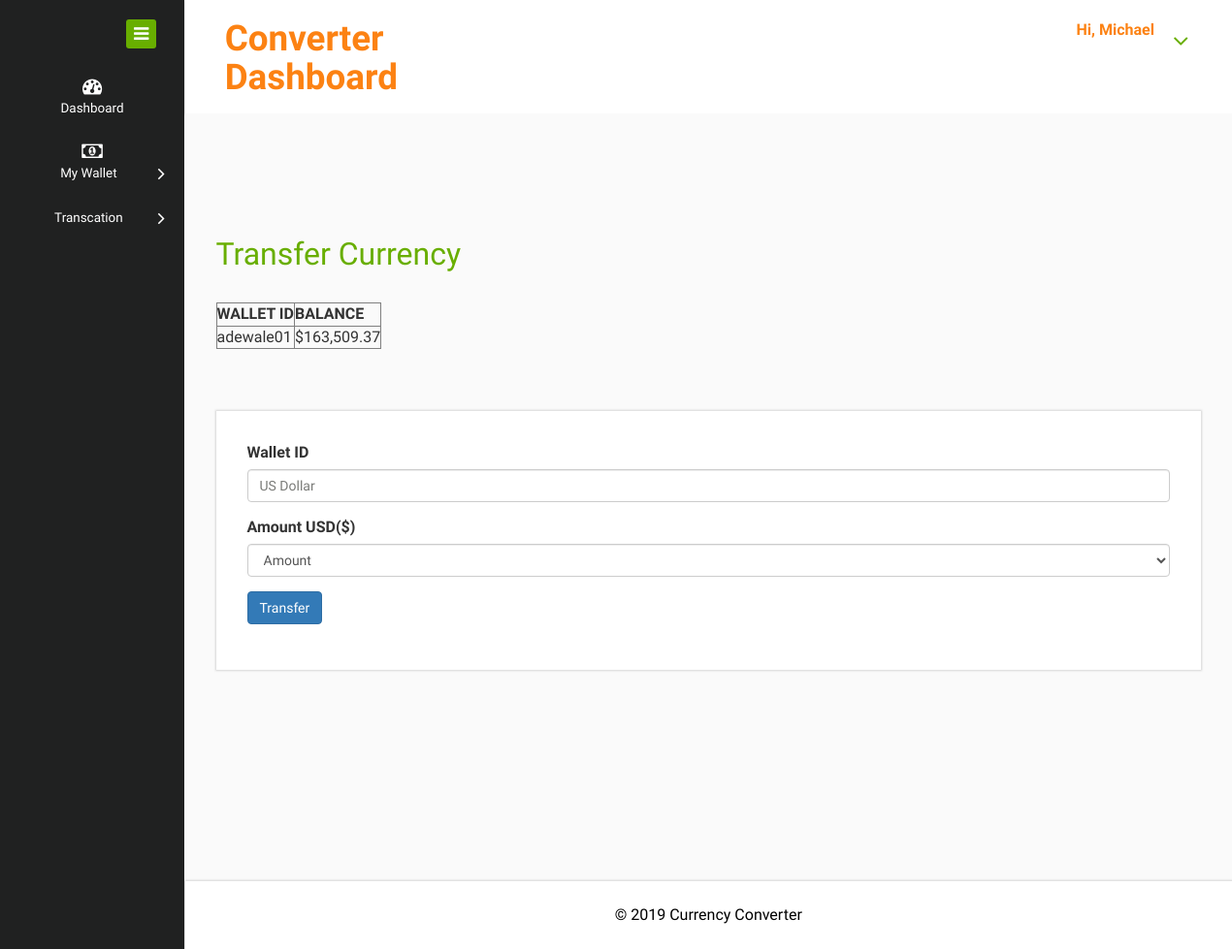
/transfer.php (signed in), run on the app's committed database.
### tables this page shows
CREATE TABLE `user` (
  `id` int(11) NOT NULL,
  `fname` text NOT NULL,
  `lname` text NOT NULL,
  `Email` text NOT NULL,
  `Mobile` text NOT NULL,
  `password` text NOT NULL,
  `address` text NOT NULL,
  `state` text NOT NULL,
  `wallet` double NOT NULL,
  `wallet_id` varchar(200) NOT NULL,
  `status` text NOT NULL DEFAULT '0',
  `bank_acct` text NOT NULL,
  `bank_name` text NOT NULL,
  `acct_name` text NOT NULL,
  `created_date` datetime NOT NULL DEFAULT current_timestamp()
);

### transfer.php (the view, shortened to what this page needs)
<?php
include 'header.php';
?>
<div class="blank">
    	<h2>Transfer Currency</h2>
        <table border="1" style="padding: 10px;">
            <tr>
                <td><b>WALLET ID</b></td>
                <td>    <b>BALANCE</b></td>
            </tr>
            <tr>
                 <td><?php echo $mywallet_id; ?></td>
                <td><?php if ($mywallet==true) {
                                             echo '$'.number_format((float)$mywallet, 2, '.', ',');
                                        }else{
                                            echo "$0.00";
                                        } ?> </td>
            </tr>
        </table>
    	<div class="blankpage-main">
    		<form action="transfer.php" method="POST">
    			<div class="group">
    				<div class="form-group">
    					<label>Wallet ID</label>
    					<input type="text" class="form-control" name="wallet_id" required="required" placeholder="US Dollar">
    				</div>
    			</div>
    			<div class="group">
    				<div class="form-group">
    					<label>Amount USD($)</label>
                        <select class="form-control" name="amount" required="required">
                            <option>Amount </option>
                        </select>
    				</div>
    			</div>
    			<div class="group">
    				<div class="form-group">
    					<input type="submit" class="btn btn-primary" name="transfer" value="Transfer">
    				</div>
    			</div>
    		</form>
    	</div>
    </div>
<?php include 'footer.php'; ?>

### header.php (shortened to what this page needs)
<?php
 include 'database.php';
 $email = $_SESSION['Email'];
    $query = "SELECT * FROM user WHERE Email ='$email'";
  $Complete = mysqli_query($con,$query);
    $Rows=mysqli_fetch_assoc($Complete);
$mywallet = $Rows['wallet'];
$mywallet_id = $Rows['wallet_id'];
 $fname=$Rows['fname'];
?>
<!DOCTYPE HTML>
<html>
<head>
<link href="css/bootstrap.css" rel="stylesheet" type="text/css" media="all">
<link href="css/style.css" rel="stylesheet" type="text/css" media="all"/>
<link href="css/font-awesome.css" rel="stylesheet">
</head>
<body>
<div class="page-container">
   <div class="left-content">
	   <div class="mother-grid-inner">
				<div class="header-main">
					<div class="header-left">
							<div class="logo-name">
									 <a href="index.html"> <h1>Converter Dashboard</h1>
								  </a>
							</div>
							<div class="clearfix"> </div>
						 </div>
						 <div class="header-right">
							<div class="profile_details">
								<ul>
									<li class="dropdown profile_details_drop">
										<a href="#" class="dropdown-toggle" data-toggle="dropdown" aria-expanded="false">
											<div class="profile_img">
												<div class="user-name">
													<p>Hi, <?php echo $fname ?></p>
												</div>
												<i class="fa fa-angle-down lnr"></i>
												<div class="clearfix"></div>
											</div>
										</a>
									</li>
								</ul>
							</div>
							<div class="clearfix"> </div>
						</div>
				     <div class="clearfix"> </div>
				</div>
<div class="inner-block">

### data on the page
user: fname "Michael", wallet "adewale01", wallet "163,509.37"
